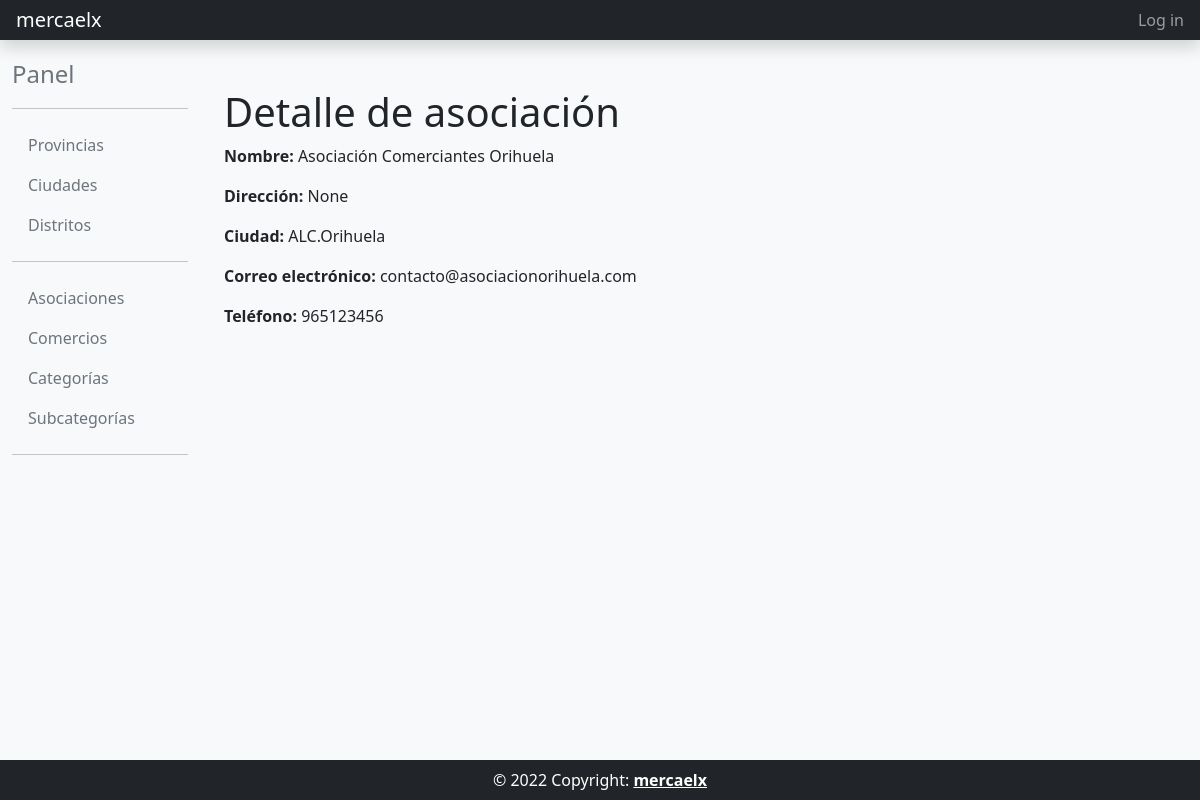
The page /asociacion_detail/1/ on the database as committed earlier.
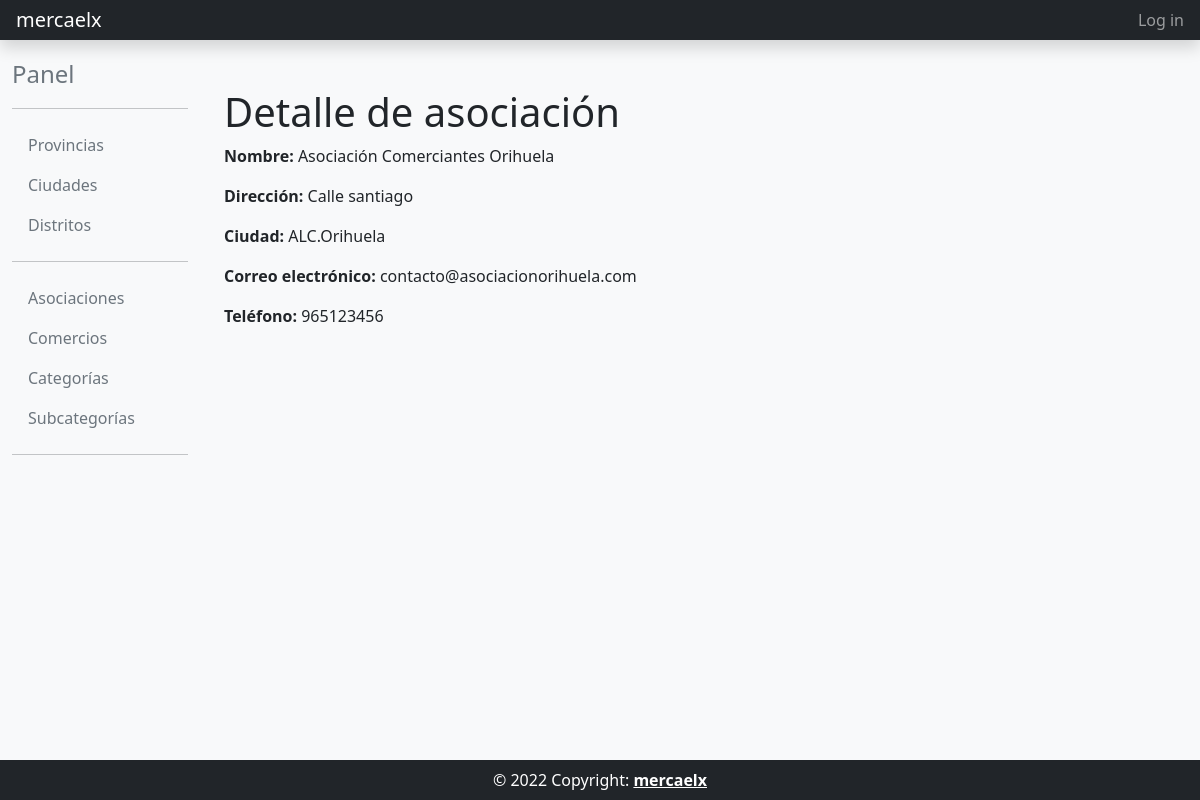
The same page on the database as committed later.
### directorio_comercios/models.py (models this page shows, shortened)
class Asociacion(models.Model):
    nombre = models.CharField(max_length=256, unique=True)
    direccion = models.TextField(blank=True, null=True)
    ciudad = models.ForeignKey('core.Ciudad', on_delete=models.PROTECT)
    correo_electronico = models.EmailField(blank=True, null=True)
    telefono = models.CharField(max_length=15,blank=True,null=True,
    )
    class Meta:
        unique_together = ('ciudad', 'nombre')
        verbose_name = 'Asociación'
        verbose_name_plural = 'Asociaciones'
        ordering = ['ciudad__codigo', 'nombre']

### core/models.py (models this page shows, shortened)
class Ciudad(models.Model):
    codigo = models.CharField(max_length=10, unique=True)
    nombre = models.CharField(max_length=256, unique=True)
    provincia = models.ForeignKey(Provincia, on_delete=models.PROTECT)
    def __str__(self):
        return f"{self.provincia.codigo}.{self.nombre[:100]}"
    class Meta:
        verbose_name = 'Ciudad'
        verbose_name_plural = 'Ciudades'
        ordering = ['nombre']

class Provincia(models.Model):
    codigo = models.CharField(max_length=10, unique=True)
    nombre = models.CharField(max_length=255, unique=True)
    class Meta:
        verbose_name = 'Provincia' # Nombre en singular
        verbose_name_plural = 'Provincias' # Nombre en plural
        ordering = ['nombre'] # Ordenar por nombre

### directorio_comercios/views.py (the view)
# urls.py: path('asociacion_detail/<int:pk>/', comercios_views.AsociacionDetailView.as_view(), name='asociacion_detail'),
class AsociacionDetailView(DetailView):
    model = Asociacion
    template_name = 'directorio_comercios/asociacion_detail.html'
    paginate_by = 3

### templates/directorio_comercios/asociacion_detail.html
{% extends "common/base_intranet.html" %}
{% block main_content %}
<h1>Detalle de asociación</h1>
<p><strong>Nombre:</strong> {{ object.nombre }}</p>
<p><strong>Dirección:</strong> {{ object.direccion }}</p>
<p><strong>Ciudad:</strong> {{ object.ciudad }}</p>
<p><strong>Correo electrónico:</strong> {{ object.correo_electronico }}</p>
<p><strong>Teléfono:</strong> {{ object.telefono }}</p>
{% endblock main_content %}

Rows that differ between the two databases and show on the page:
changed Asociacion "Asociación Comerciantes Orihuela": direccion "None" → "Calle santiago"
